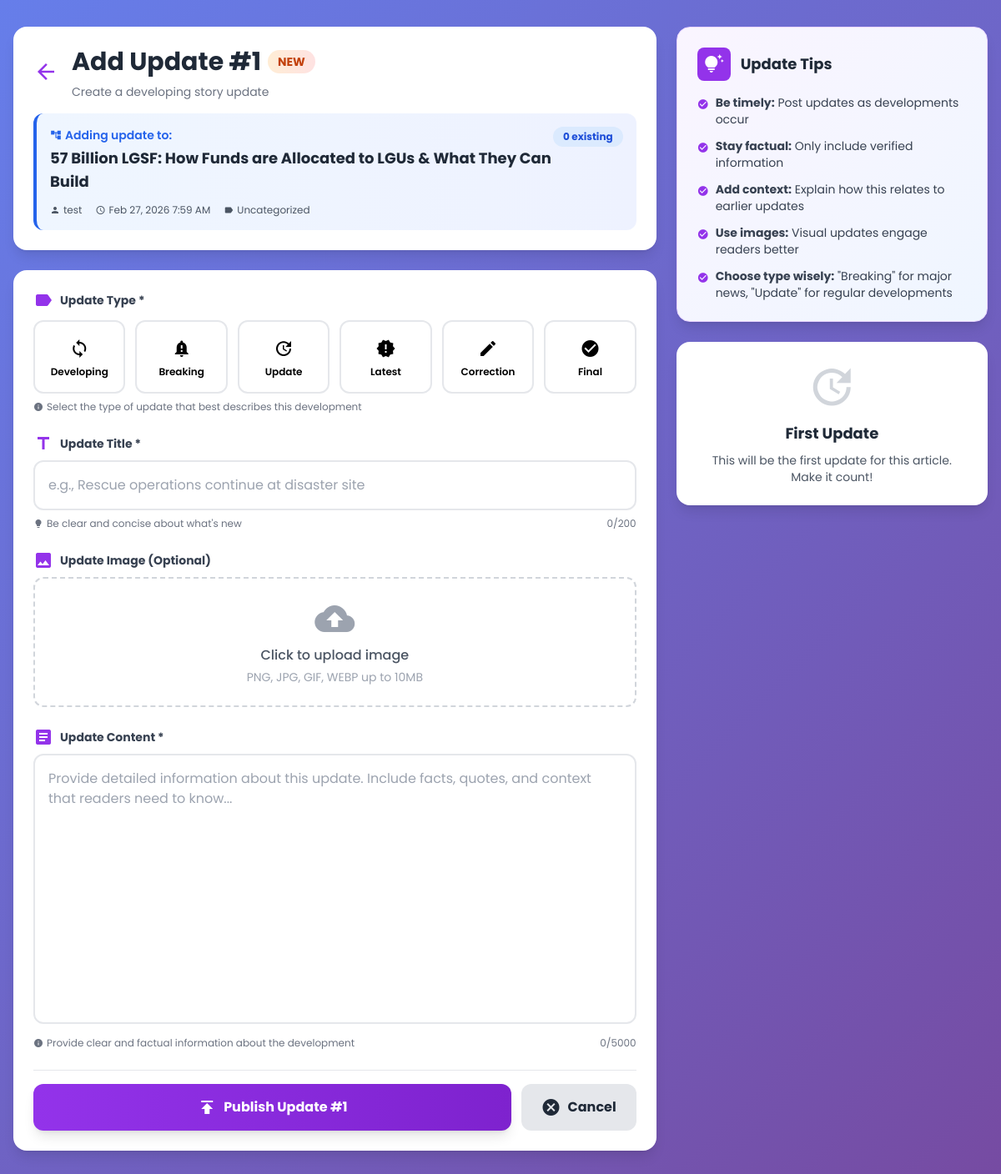
/user/function/add_update.php?parent_id=195 (signed in), run on the app's committed database.
### tables this page shows
CREATE TABLE `news` (
  `id` int(11) NOT NULL,
  `parent_article_id` int(11) DEFAULT NULL COMMENT 'Links to parent article if this is an update',
  `title` varchar(255) NOT NULL,
  `category_id` int(11) DEFAULT NULL,
  `content` text NOT NULL,
  `department_id` int(11) NOT NULL DEFAULT 1,
  `created_by` int(11) NOT NULL,
  `created_at` timestamp NOT NULL DEFAULT current_timestamp(),
  `updated_at` timestamp NOT NULL DEFAULT current_timestamp() ON UPDATE current_timestamp(),
  `is_pushed` tinyint(1) DEFAULT 0,
  `is_update` tinyint(1) DEFAULT 0 COMMENT '1 = This is an update to another article',
  `update_type` enum('correction','follow-up','breaking-update','clarification','developing') DEFAULT NULL COMMENT 'Type of update',
  `update_number` int(11) DEFAULT 1 COMMENT 'Update sequence number',
  `external_url` varchar(500) DEFAULT NULL,
  `thumbnail` varchar(500) DEFAULT NULL,
  `published_at` datetime DEFAULT NULL,
  `source_type` varchar(50) DEFAULT 'manual',
  `translated_title` text DEFAULT NULL,
  `translated_body` longtext DEFAULT NULL,
  `translated_lang` varchar(50) DEFAULT NULL,
  `translated_at` datetime DEFAULT NULL,
  `is_translated` tinyint(1) DEFAULT 0
);

CREATE TABLE `users` (
  `id` int(11) NOT NULL,
  `username` varchar(50) NOT NULL,
  `password` varchar(255) NOT NULL,
  `department_id` int(11) NOT NULL DEFAULT 1,
  `role` enum('user','admin','superadmin') DEFAULT 'user',
  `view_scope` enum('own','granted','all') DEFAULT 'own' COMMENT 'Visibility scope: own=only own dept, granted=has grants, all=superadmin',
  `created_at` timestamp NOT NULL DEFAULT current_timestamp(),
  `is_active` tinyint(1) DEFAULT 1,
  `last_seen` datetime DEFAULT NULL
);

### user/function/add_update.php (the view, shortened to what the rows shown need)
<?php
require dirname(__DIR__, 2) . '/db.php';
$parent_id = $_GET['parent_id'] ?? null;
$stmt = $pdo->prepare("
    SELECT n.*,
           u.username as author_name,
           d.name as dept_name,
           c.name as category_name,
           (SELECT COUNT(*) FROM news WHERE parent_article_id = n.id) as update_count
    FROM news n
    JOIN users u ON n.created_by = u.id
    JOIN departments d ON n.department_id = d.id
    LEFT JOIN categories c ON n.category_id = c.id
    WHERE n.id = ?
");
$stmt->execute([$parent_id]);
$parent_article = $stmt->fetch();
$stmt = $pdo->prepare("
    SELECT n.*,
           u.username as author_name,
           d.name as dept_name
    FROM news n
    JOIN users u ON n.created_by = u.id
    JOIN departments d ON n.department_id = d.id
    WHERE n.parent_article_id = ?
    ORDER BY n.update_number ASC, n.created_at ASC
");
$stmt->execute([$parent_id]);
$existing_updates = $stmt->fetchAll(PDO::FETCH_ASSOC);
$next_update_number = count($existing_updates) + 1;
function e($string) {
    return htmlspecialchars($string ?? '', ENT_QUOTES, 'UTF-8');
}
?>
<!DOCTYPE html>
<html lang="en">
<head>
    <script src="https://cdn.tailwindcss.com"></script>
</head>
<body class="min-h-screen">
    <div class="container mx-auto px-4 py-8 max-w-7xl">
        <div class="grid grid-cols-1 lg:grid-cols-3 gap-6">
            <div class="lg:col-span-2 space-y-6">
                <div class="bg-white rounded-2xl shadow-lg p-6 fade-in">
                    <div class="flex items-center mb-4">
                        <div class="flex-1">
                            <div class="flex items-center gap-2 mb-2">
                                <h1 class="text-3xl font-bold text-gray-800">Add Update #<?= $next_update_number ?></h1>
                            </div>
                        </div>
                    </div>
                    <div class="bg-gradient-to-r from-blue-50 to-indigo-50 p-4 rounded-xl border-l-4 border-blue-600">
                        <div class="flex items-start justify-between mb-2">
                            <div class="flex-1">
                                <p class="text-sm text-blue-600 font-semibold mb-1 flex items-center">
                                    <span class="material-icons text-sm mr-1">account_tree</span>
                                    Adding update to:
                                </p>
                                <h3 class="text-lg font-bold text-gray-800"><?= e($parent_article['title']) ?></h3>
                            </div>
                        </div>
                        <div class="flex items-center gap-4 text-xs text-gray-600 mt-3">
                            <span class="flex items-center">
                                <span class="material-icons text-xs mr-1">person</span>
                                <?= e($parent_article['author_name']) ?>
                            </span>
                            <span class="flex items-center">
                                <span class="material-icons text-xs mr-1">schedule</span>
                                <?= date('M d, Y g:i A', strtotime($parent_article['created_at'])) ?>
                            </span>
                            <span class="flex items-center">
                                <span class="material-icons text-xs mr-1">label</span>
                                <?= e($parent_article['category_name'] ?: 'Uncategorized') ?>
                            </span>
                        </div>
                    </div>
                </div>
            </div>
        </div>
    </div>
</body>
</html>

### data on the page
news: title "57 Billion LGSF: How Funds are Allocated to LGUs & What They Can Build", created_by.username "test", created_at "Feb 27, 2026 7:59 AM"

### other printed values
$next_update_number "1"
$parent_article['update_count'] "0"
$parent_article['category_name'] ?: 'Uncategorized' "Uncategorized"
